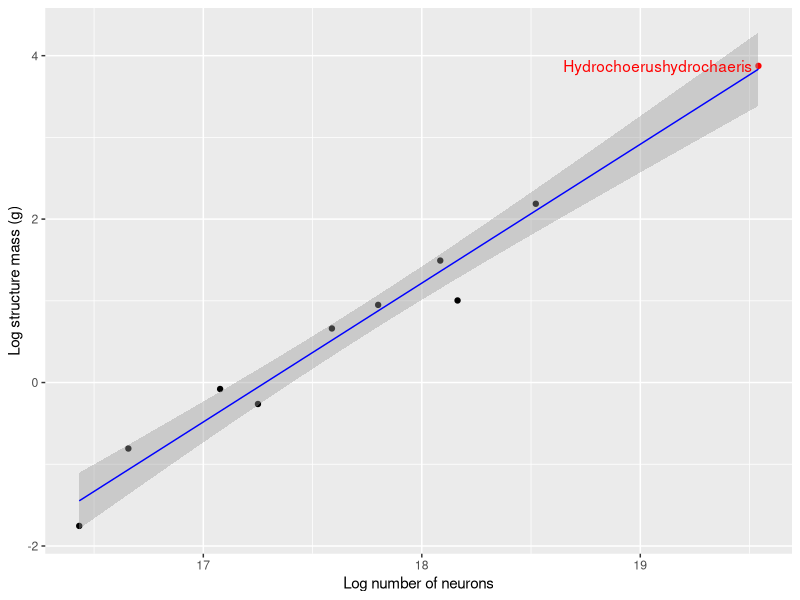
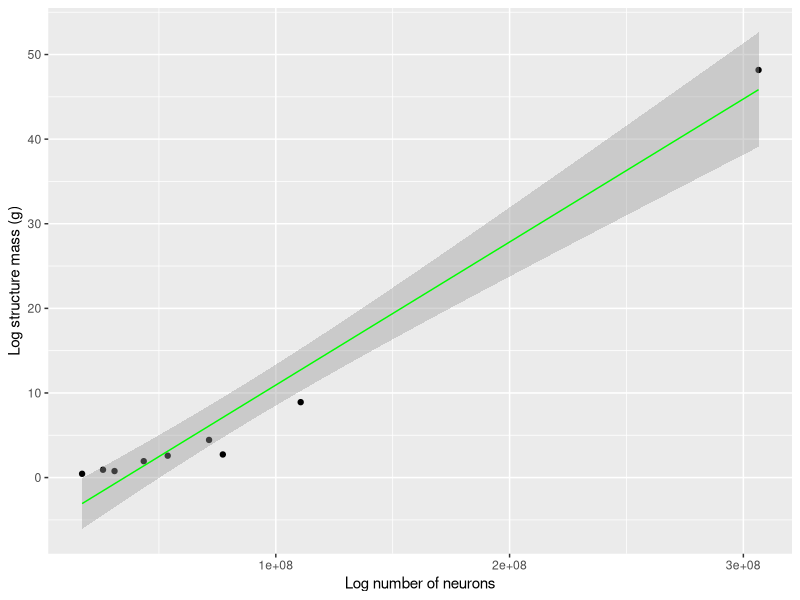
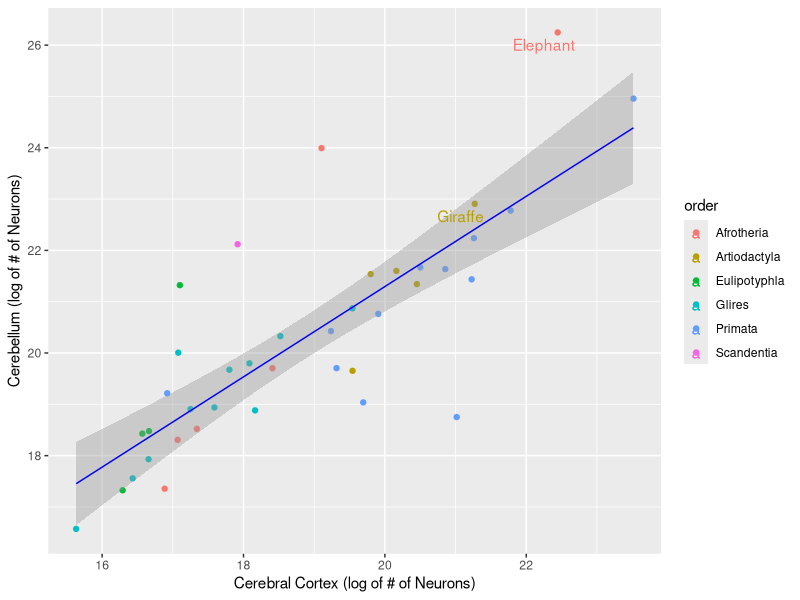

Source code (R) for these figures, in order:
## ---- chunk 1
knitr::opts_chunk$set(echo = TRUE)
library(ggplot2)
library(magrittr)
library(gdata)
library(ggrepel)
library(dplyr)
## ---- chunk 2
#load data

hh <- read.csv("../data/cleaned/herculano-houtzel-all.csv")

#Separating different brain areas

cerebellum_dat <- hh[which(hh$Brain_area == 'cerebellum'),]
cerebral_ctx_dat <- hh[which(hh$Brain_area == 'cerebral_ctx'), ]
olf_bulb_dat <- hh[which(hh$Brain_area == 'olf_bulb'), ]
whole_brain_dat <- hh[which(hh$Brain_area == 'whole_brain'), ]
rest_of_brain_dat <- hh[which(hh$Brain_area == 'rest_of_brain'), ]

# cerebellum_dat
# cerebral_ctx_dat
# olf_bulb_dat
# whole_brain_dat
# rest_of_brain_dat

## ---- chunk 3

glires_ctx <- cerebral_ctx_dat[which(cerebral_ctx_dat$Order == 'Glires'), ]
glires_ctx <- glires_ctx[glires_ctx$Species != "Heterocephalusglaber", ]

#define x and y axis variables

neur_glires_a <- log(glires_ctx$N_neurons)
wt_glires_a <- log(glires_ctx$Mass_g)

#Defining Q1, Q3, upperlimit, and lowerlimit of x-axis (Mass(g))

Quart_for_wt <- quantile(wt_glires_a)

Q3_for_wt <- Quart_for_wt[4]
Q1_for_wt <- Quart_for_wt[2]

upperlimit_for_wt <- Q3_for_wt + 1.5*IQR(wt_glires_a)
lowerlimit_for_wt <- Q1_for_wt - 1.5*IQR(wt_glires_a)

#Defining Q1, Q3, upperlimit, and lowerlimit of x-axis (Mass(g))

Quart_for_neur <- quantile(neur_glires_a)

Q3_for_neur <- Quart_for_neur[4]
Q1_for_neur <- Quart_for_neur[2]

upperlimit_for_neur <- Q3_for_neur + 1.5*IQR(neur_glires_a)
lowerlimit_for_neur <- Q1_for_neur - 1.5*IQR(neur_glires_a)

#Plot the data with outliers

glires_ctx %>%
    ggplot() +
    aes(x = neur_glires_a, y = wt_glires_a) +
    labs(x = "Log number of neurons", y = "Log structure mass (g)") +
    geom_point(col = ifelse((wt_glires_a > upperlimit_for_wt | 
                               neur_glires_a > upperlimit_for_neur | 
                               wt_glires_a < lowerlimit_for_wt | 
                               neur_glires_a < lowerlimit_for_neur), "red", "black")) +
    geom_smooth(method = "lm" ,color = "blue", size = 0.5) +
    geom_text_repel(aes(label = ifelse((wt_glires_a > upperlimit_for_wt | 
                                          neur_glires_a > upperlimit_for_neur | 
                                          wt_glires_a < lowerlimit_for_wt | 
                                          neur_glires_a < lowerlimit_for_neur), 
                                       paste0(Species), "")), col = "red")

## ---- chunk 4

glires_ctx <- cerebral_ctx_dat[which(cerebral_ctx_dat$Order == 'Glires'), ]
glires_ctx <- glires_ctx[glires_ctx$Species != "Heterocephalusglaber", ]
glires_ctx <- glires_ctx[glires_ctx$Species != "Musmusculus", ]

#define x and y axis variables

neur_glires_a <- log(glires_ctx$N_neurons)
wt_glires_a <- log(glires_ctx$Mass_g)

#Defining Q1, Q3, upperlimit, and lowerlimit of x-axis (Mass(g))

Quart_for_wt <- quantile(wt_glires_a)

Q3_for_wt <- Quart_for_wt[4]
Q1_for_wt <- Quart_for_wt[2]

upperlimit_for_wt <- Q3_for_wt + 1.5*IQR(wt_glires_a)
lowerlimit_for_wt <- Q1_for_wt - 1.5*IQR(wt_glires_a)

#Defining Q1, Q3, upperlimit, and lowerlimit of x-axis (Mass(g))

Quart_for_neur <- quantile(neur_glires_a)

Q3_for_neur <- Quart_for_neur[4]
Q1_for_neur <- Quart_for_neur[2]

upperlimit_for_neur <- Q3_for_neur + 1.5*IQR(neur_glires_a)
lowerlimit_for_neur <- Q1_for_neur - 1.5*IQR(neur_glires_a)

#Plot the graph

glires_ctx %>%
    ggplot() +
    aes(x = glires_ctx$N_neurons, y = glires_ctx$Mass_g) +
    labs(x = "Log number of neurons", y = "Log structure mass (g)") + geom_point() +
    # geom_point(col = ifelse((wt_glires_a > upperlimit_for_wt | 
    #                            neur_glires_a > upperlimit_for_neur | 
    #                            wt_glires_a < lowerlimit_for_wt | 
    #                            neur_glires_a < lowerlimit_for_neur), "red", "black")) +
    geom_smooth(method = "lm" ,color = "green", size = 0.5) 
    # geom_text_repel(aes(label = ifelse((wt_glires_a > upperlimit_for_wt | 
    #                                       neur_glires_a > upperlimit_for_neur | 
    #                                       wt_glires_a < lowerlimit_for_wt | 
    #                                       neur_glires_a < lowerlimit_for_neur), 
    #                                    paste0(Species), "")), col = "red")

## ---- chunk 5

#define a new dataset for this plot

cerebellum_dat <- cerebellum_dat[cerebellum_dat$Species != "Gorillagorilla", ]

cerebellum_neurons <- data.frame(cerebellum_dat$Species, cerebellum_dat$Order, cerebellum_dat$N_neurons)
cerebral_ctx_neurons <- data.frame(cerebral_ctx_dat$Species, cerebral_ctx_dat$Order, cerebral_ctx_dat$N_neurons)


N_Neurons_of_two <- data.frame(cerebral_ctx_neurons, cerebellum_neurons$cerebellum_dat.N_neurons)
names(N_Neurons_of_two) <- c("Species", "Order", "cerebral_ctx1", "cerebellum1")
N_Neurons_of_two
#Define the upper and lower limit of outliers for x- and y-axes

cerb_neur <- log(N_Neurons_of_two$cerebellum1)
cerb_ctx_neur <- log(N_Neurons_of_two$cerebral_ctx1)

##Defining Q1, Q3, upperlimit, and lowerlimit of x-axis (cerebellum)

# Quart_for_cerebellum1 <- quantile(cerb_neur)
# 
# Q3_for_cerebellum1 <- Quart_for_cerebellum1[4]
# Q1_for_cerebellum1 <- Quart_for_cerebellum1[2]
# 
# upperlimit_for_cerebellum1 <- Q3_for_cerebellum1 + 1.5*IQR(cerb_neur)
# lowerlimit_for_cerebellum1 <- Q1_for_cerebellum1 - 1.5*IQR(cerb_neur)

##Defining Q1, Q3, upperlimit, and lowerlimit of x-axis (cerebral cortex)

# Quart_for_cerebral_ctx1 <- quantile(cerb_ctx_neur)
# 
# Q3_for_cerebral_ctx1 <- Quart_for_cerebral_ctx1[4]
# Q1_for_cerebral_ctx1 <- Quart_for_cerebral_ctx1[2]
# 
# upperlimit_for_cerebral_ctx1 <- Q3_for_cerebral_ctx1 + 1.5*IQR(cerb_ctx_neur)
# lowerlimit_for_cerebral_ctx1 <- Q1_for_cerebral_ctx1 - 1.5*IQR(cerb_ctx_neur)

order <- N_Neurons_of_two$Order

#Plot the data with outliers

N_Neurons_of_two %>%
    ggplot() +
    aes(x = cerb_ctx_neur, y = cerb_neur, color = order) +
    labs(x = "Cerebral Cortex (log of # of Neurons)", y = "Cerebellum (log of # of Neurons)") +
    geom_point() +
    geom_smooth(method = "lm", color = "blue", size = 0.5) +
    geom_text_repel(aes(label = ifelse(N_Neurons_of_two$Species == "Loxodontaafricana", paste0("Elephant"), "")))+
    geom_text_repel(aes(label = ifelse(N_Neurons_of_two$Species == "Giraffacamelopardalensis", paste0("Giraffe"), "")))
    # geom_text_repel(aes(label = ifelse((cerb_neur > upperlimit_for_cerebellum1 |
    #                                     cerb_ctx_neur > upperlimit_for_cerebral_ctx1 |
    #                                     cerb_neur < lowerlimit_for_cerebellum1 |
    #                                     cerb_ctx_neur < lowerlimit_for_cerebral_ctx1),
    #                                     paste0(Species), "")), col = "red") +
    # geom_point(col = ifelse((cerb_neur > upperlimit_for_cerebellum1 |
    #                         cerb_ctx_neur> upperlimit_for_cerebral_ctx1),
    #                         "red", "black")) +
